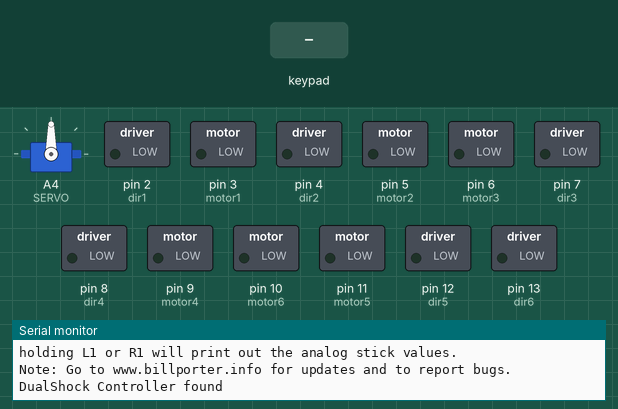
This sketch was run on a simulated Arduino Uno, built with avr-gcc and run on an emulated ATmega328P. Parts: servo, switched loads named in the sketch (green lamp = pin HIGH), the last lines printed to the serial monitor. The test bench sets the inputs (shaded band).

Above: at 1.9 s.
2.0 s: key 'O' pressed
At 3.6 s:
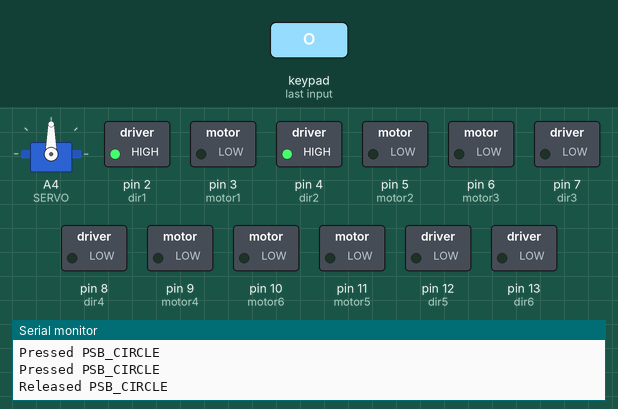
3.9 s: key 'S' pressed
At 4.6 s:
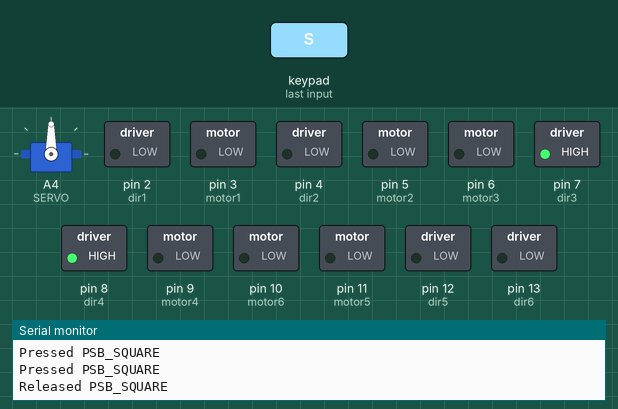
5.8 s: key 'U' pressed
At 6.6 s:
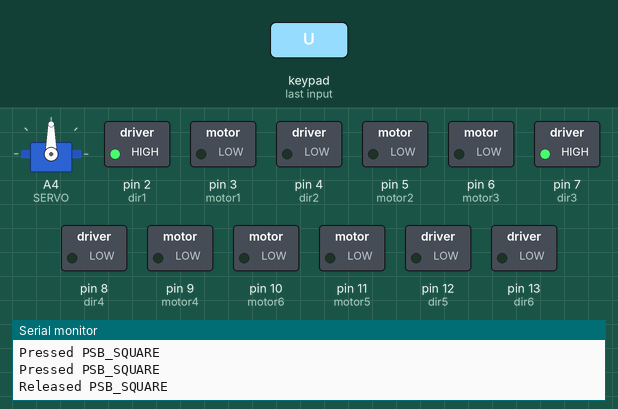
7.7 s: key 'D' pressed
At 9.1 s:
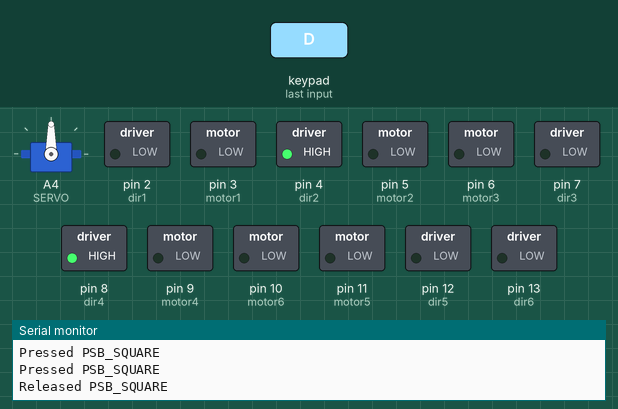
9.6 s: key 'L' pressed
At 11.0 s:
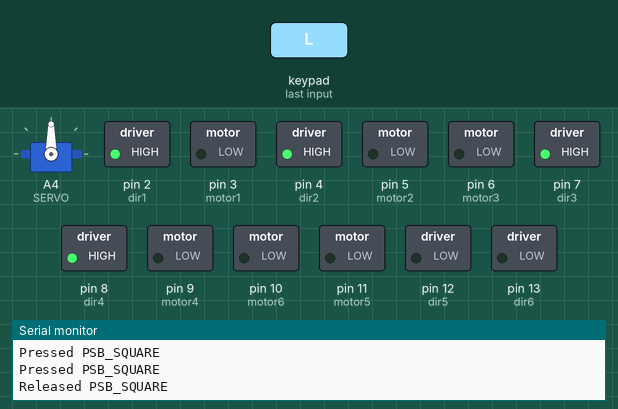
11.5 s: key 'R' pressed
At 11.73 s:
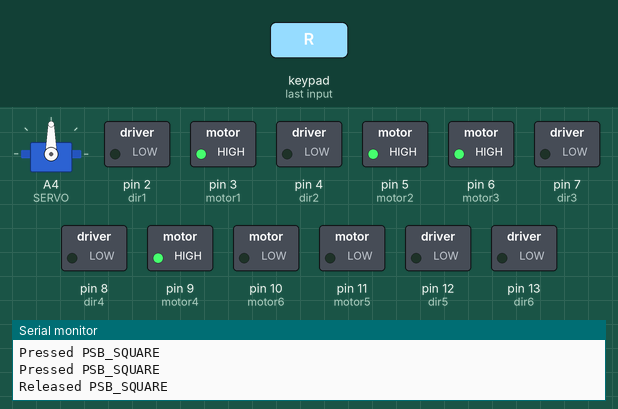
Timing chart, 0 to 14.4 s (numbered marks = the images above; inputs shaded):
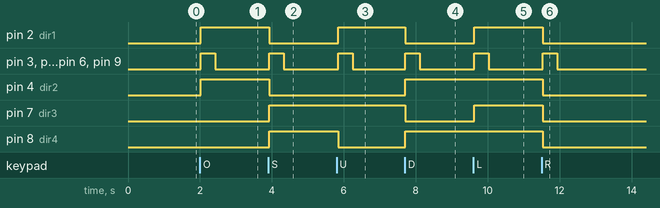

Measured:
- after the input at 2.0 s, pin 2 (dir1), pin 4 (dir2): LOW → HIGH at once; pin 3 (motor1), pin 5 (motor2), pin 6 (motor3), pin 9 (motor4): LOW → HIGH at once, → LOW 0.40 s later
- after the input at 3.9 s, pin 2 (dir1), pin 4 (dir2): HIGH → LOW at once; pin 3 (motor1), pin 5 (motor2), pin 6 (motor3), pin 9 (motor4): LOW → HIGH at once, → LOW 0.40 s later; pin 7 (dir3), pin 8 (dir4): LOW → HIGH at once
- after the input at 5.8 s, pin 2 (dir1): LOW → HIGH after 0.05 s; pin 3 (motor1), pin 5 (motor2), pin 6 (motor3), pin 9 (motor4): LOW → HIGH after 0.05 s, → LOW 0.40 s later; pin 8 (dir4): HIGH → LOW after 0.05 s
- after the input at 7.7 s, pin 2 (dir1), pin 7 (dir3): HIGH → LOW at once; pin 3 (motor1), pin 5 (motor2), pin 6 (motor3), pin 9 (motor4): LOW → HIGH at once, → LOW 0.40 s later; pin 4 (dir2), pin 8 (dir4): LOW → HIGH at once
- after the input at 9.6 s, pin 2 (dir1), pin 7 (dir3): LOW → HIGH at once; pin 3 (motor1), pin 5 (motor2), pin 6 (motor3), pin 9 (motor4): LOW → HIGH at once, → LOW 0.40 s later
- after the input at 11.5 s, pin 2 (dir1), pin 4 (dir2), pin 7 (dir3), pin 8 (dir4): HIGH → LOW at once; pin 3 (motor1), pin 5 (motor2), pin 6 (motor3), pin 9 (motor4): LOW → HIGH at once, → LOW 0.40 s later

The sketch:

manual_robot.ino
```cpp
#include <PS2X_lib.h>  //for v1.6
#include <Servo.h>

//定义PS2手柄管脚
#define PS2_DAT        A0
#define PS2_CMD        A1
#define PS2_SEL        A2
#define PS2_CLK        A3

//定义PWM占空比（暂时用不上）
#define SPEED 255

//定义电机PWM管脚
int motor1 = 3; //左前轮
int motor2 = 5; //右前轮
int motor3 = 6; //右后轮
int motor4 = 9; //左后轮
int motor5 = 11;//前夹爪
int motor6 = 10;//升降架(无PWM功能)

//定义电机方向管脚
int dir1 = 2;
int dir2 = 4;
int dir3 = 7;
int dir4 = 8;
int dir5 = 12;
int dir6 = 13;

//定义舵机
int SERVO = A4;

//定义电机正方向
int good1 = HIGH;
int good2 = LOW;
int good3 = HIGH;
int good4 = LOW;
int good5 = LOW;
int good6 = HIGH;

#define pressures   true
#define rumble      true

PS2X ps2x;//PS2手柄
Servo servo;//舵机

int error = 0;
byte type = 0;
byte vibrate = 0;
int pos = 0;

// Reset func
void (* resetFunc) (void) = 0;

//init func
void my_init(){
  Serial.begin(9600);
  delay(500);  //added delay to give wireless ps2 module some time to startup, before configuring it
  servo.attach(SERVO);
  error = ps2x.config_gamepad(PS2_CLK, PS2_CMD, PS2_SEL, PS2_DAT, pressures, rumble);
  if(error == 0){
    Serial.print("Found Controller, configured successful ");
    Serial.print("pressures = ");
  if (pressures)
    Serial.println("true ");
  else
    Serial.println("false");
  Serial.print("rumble = ");
  if (rumble)
    Serial.println("true");
  else
    Serial.println("false");
    Serial.println("Try out all the buttons, X will vibrate the controller, faster as you press harder;");
    Serial.println("holding L1 or R1 will print out the analog stick values.");
    Serial.println("Note: Go to www.billporter.info for updates and to report bugs.");
  }
  else if(error == 1)
    Serial.println("No controller found, check wiring, see readme.txt to enable debug. visit www.billporter.info for troubleshooting tips");
  else if(error == 2)
    Serial.println("Controller found but not accepting commands. see readme.txt to enable debug. Visit www.billporter.info for troubleshooting tips");
  else if(error == 3)
    Serial.println("Controller refusing to enter Pressures mode, may not support it. ");
  type = ps2x.readType();
  switch(type) {
    case 0:
      Serial.println("Unknown Controller type found ");
      break;
    case 1:
      Serial.println("DualShock Controller found ");
      break;
    case 2:
      Serial.println("GuitarHero Controller found ");
      break;
  case 3:
      Serial.println("Wireless Sony DualShock Controller found ");
      break;
  }
}

void setup(){
  my_init();
  pinMode(motor1,OUTPUT);
  pinMode(motor2,OUTPUT);
  pinMode(motor3,OUTPUT);
  pinMode(motor4,OUTPUT);
  pinMode(motor5,OUTPUT);
  pinMode(motor6,OUTPUT);
  pinMode(dir1,OUTPUT);
  pinMode(dir2,OUTPUT);
  pinMode(dir3,OUTPUT);
  pinMode(dir4,OUTPUT);
  pinMode(dir5,OUTPUT);
  pinMode(dir6,OUTPUT);
}


void Stop(){
 digitalWrite(motor1,LOW);
 digitalWrite(motor2,LOW);
 digitalWrite(motor3,LOW);
 digitalWrite(motor4,LOW);
}//停止函数

void Run(){
  digitalWrite(motor1,HIGH);
  digitalWrite(motor2,HIGH);
  digitalWrite(motor3,HIGH);
  digitalWrite(motor4,HIGH);
  digitalWrite(dir1,good1);
  digitalWrite(dir2,good2);
  digitalWrite(dir3,good3);
  digitalWrite(dir4,good4);
}//前进函数

void Back(){
  digitalWrite(motor1,HIGH);
  digitalWrite(motor2,HIGH);
  digitalWrite(motor3,HIGH);
  digitalWrite(motor4,HIGH);
  digitalWrite(dir1,!good1);
  digitalWrite(dir2,!good2);
  digitalWrite(dir3,!good3);
  digitalWrite(dir4,!good4);
}//后退函数

void Left(){
  digitalWrite(motor1,HIGH);
  digitalWrite(motor2,HIGH);
  digitalWrite(motor3,HIGH);
  digitalWrite(motor4,HIGH);
  digitalWrite(dir1,good1);
  digitalWrite(dir2,!good2);
  digitalWrite(dir3,good3);
  digitalWrite(dir4,!good4);
}//左转函数

void Right(){
  digitalWrite(motor1,HIGH);
  digitalWrite(motor2,HIGH);
  digitalWrite(motor3,HIGH);
  digitalWrite(motor4,HIGH);
  digitalWrite(dir1,!good1);
  digitalWrite(dir2,good2);
  digitalWrite(dir3,!good3);
  digitalWrite(dir4,good4);
}//右转函数

void Rotate_left(){
  digitalWrite(motor1,HIGH);
  digitalWrite(motor2,HIGH);
  digitalWrite(motor3,HIGH);
  digitalWrite(motor4,HIGH);
  digitalWrite(dir1,!good1);
  digitalWrite(dir2,good2);
  digitalWrite(dir3,good3);
  digitalWrite(dir4,!good4);
}//向左自转函数

void Rotate_right(){
  digitalWrite(motor1,HIGH);
  digitalWrite(motor2,HIGH);
  digitalWrite(motor3,HIGH);
  digitalWrite(motor4,HIGH);
  digitalWrite(dir1,good1);
  digitalWrite(dir2,!good2);
  digitalWrite(dir3,!good3);
  digitalWrite(dir4,good4);
}//向右自转函数

void Motor5_up(){
  digitalWrite(motor5,HIGH);
  digitalWrite(dir5,good5);
}//夹爪升起

void Motor5_stop(){
  digitalWrite(motor5,LOW);
}//夹爪停下

void Motor5_down(){
  digitalWrite(motor5,HIGH);
  digitalWrite(dir5,!good5);
}//夹爪落下

void Motor6_up(){
  digitalWrite(motor6,HIGH);
  digitalWrite(dir6,good6);
}//升降架升起

void Motor6_stop(){
  digitalWrite(motor6,LOW);
}//升降架停下

void Motor6_down(){
  digitalWrite(motor6,HIGH);
  digitalWrite(dir6,!good6);
}//升降架落下

void Stop_all(){
  Stop();
  Motor5_stop();
  Motor6_stop();
}

void loop() {
  if(error == 1){ //skip loop if no controller found
    resetFunc();
  }
  if(type == 1){ //DualShock Controller
    ps2x.read_gamepad(false, vibrate); //read controller and set large motor to spin at 'vibrate' speed
    if(ps2x.Button(PSB_START)){//按下START，舵机打开
      servo.write(-150);
    }
    if(ps2x.Button(PSB_SELECT)){//按下SELECT，舵机关闭
      servo.write(150);
    }
    if(ps2x.Button(PSB_PAD_UP)){//按下前，往前走
      Run();
    }
    if(ps2x.Button(PSB_PAD_RIGHT)){//按下右，往右走
      Right();
    }
    if(ps2x.Button(PSB_PAD_LEFT)){
      Left();
    }
    if(ps2x.Button(PSB_PAD_DOWN)){
      Back();
    }
    if (ps2x.Button(PSB_SQUARE)){//按下□，向左自转
      Serial.println("Pressed PSB_SQUARE");
      Rotate_left();
    }
    if (ps2x.Button(PSB_CIRCLE)){//按下○，向右自转
      Serial.println("Pressed PSB_CIRCLE");
      Rotate_right();
    }
    if (ps2x.Button(PSB_TRIANGLE)){//按下△，夹爪升起
      Motor5_up();
    }
    if (ps2x.Button(PSB_CROSS)){//按下×，夹爪落下
      Motor5_down();
    }
    if(ps2x.Button(PSB_L2)){
      Motor6_up();
    }
    if(ps2x.Button(PSB_R2)){
      Motor6_down();
    }


    if (ps2x.ButtonReleased(PSB_CROSS)){
      Motor5_stop();
    }
    if (ps2x.ButtonReleased(PSB_TRIANGLE)){
      Motor5_stop();
    }
    if(ps2x.ButtonReleased(PSB_L2)){
      Motor6_stop();
    }
    if(ps2x.ButtonReleased(PSB_R2)){
      Motor6_stop();
    }
    if (ps2x.ButtonReleased(PSB_SQUARE)){
      Serial.println("Released PSB_SQUARE");
      Stop();
    }
    if (ps2x.ButtonReleased(PSB_CIRCLE)){
      Serial.println("Released PSB_CIRCLE");
      Stop();
    }
    if (ps2x.ButtonReleased(PSB_PAD_UP)){
      Stop();
    }
    if (ps2x.ButtonReleased(PSB_PAD_DOWN)){
      Stop();
    }
    if (ps2x.ButtonReleased(PSB_PAD_LEFT)){
      Stop();
    }
    if (ps2x.ButtonReleased(PSB_PAD_RIGHT)){
      Stop();
    }
  }
  delay(50);
}
```
